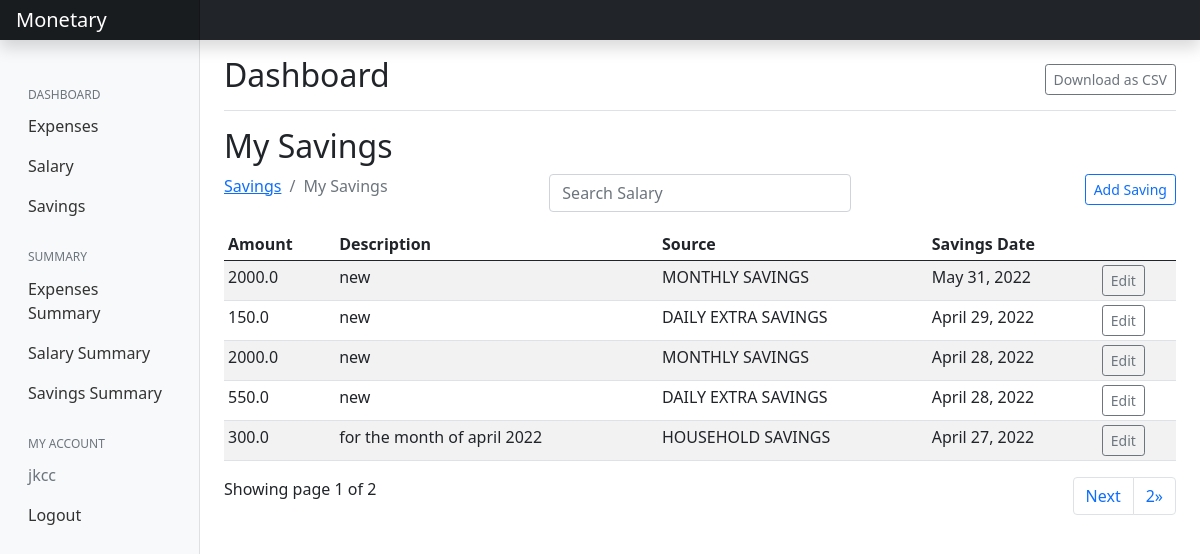
The app's page /saving/ (signed in) with its own data.
### saving/models.py (models this page shows, shortened)
class Saving(models.Model):
    amount = models.FloatField()
    date = models.DateField(default=now)
    description = models.TextField()
    owner = models.ForeignKey(to=User, on_delete=models.CASCADE)
    source = models.CharField(max_length=200)
    class Meta:
        ordering = ['-date']

### saving/views.py (the view)
# urls.py: path('', views.index, name="expenses"),
@login_required(login_url='/accounts/login')
def index(request):
    sources = Source.objects.all()
    saving = Saving.objects.filter(owner=request.user)
    paginator = Paginator(saving, 5)
    page_num = request.GET.get('page')
    page_obj = Paginator.get_page(paginator, page_num)
    context = {
        'saving': saving,
        'page_obj': page_obj
    }
    return render(request, 'saving/index.html', context)

### saving/templates/saving/index.html (shortened to what this page needs)
{% extends 'base.html' %}
{% load static %}
{% block content %}
{% if saving.count %}
<div class="d-flex justify-content-between flex-wrap flex-md-nowrap align-items-center pt-3 pb-2 mb-3 border-bottom">
    <h1 class="h2">Dashboard</h1>
    <div class="btn-toolbar mb-2 mb-md-0">
       <a href="{% url 'saving-csv' %}" class="btn btn-outline-secondary btn-sm">Download as CSV</a>
    </div>
</div>
<h2>My Savings</h2>
<div class="row">
    <div class="col-md-4">
        <nav aria-label="breadcrumb">
            <ol class="breadcrumb">
                <li class="breadcrumb-item"><a href="{% url 'salary' %}">Savings</a></li>
                <li class="breadcrumb-item active" aria-current="page">My Savings</li>
            </ol>
        </nav>
    </div>
    <div class="col-md-4">
        <div class="form-group">
            <input type="text" class="form-control mb-3" id="searchField" placeholder="Search Salary">
        </div>
    </div>
    <div class="col-md-4">
        <a href="{% url 'add-saving' %}" class="btn btn-outline-primary btn-sm mb-3 float-end">Add Saving</a>
    </div>
</div>
<div class="app-table table-responsive">
    <table class="table table-striped table-sm">
        <thead>
            <tr>
                <th>Amount</th>
                <th>Description</th>
                <th>Source</th>
                <th>Savings Date</th>
                <th></th>
            </tr>
        </thead>
        <tbody>
            {% for saving in page_obj %}
            <tr>
                <td>{{saving.amount}}</td>
                <td>{{saving.description}}</td>
                <td>{{saving.source}}</td>
                <td>{{saving.date}}</td>
                <td><a href="{% url 'saving-edit' saving.id %}" class="btn btn-outline-secondary btn-sm">Edit</a></td>
            </tr>
            {% endfor %}
        </tbody>
    </table>
</div>
<div class="pagination-container">
    <div>
        Showing page {{ page_obj.number }} of {{ page_obj.paginator.num_pages }}
        <ul class="pagination align-right float-end mr-auto">
            {% if page_obj.has_next %}
            <li class="page-item"><a class="page-link" href="?page={{ page_obj.next_page_number }}">Next</a>
            </li>
            <li class="page-item"><a class="page-link"
                    href="?page={{ page_obj.paginator.num_pages }}">{{ page_obj.paginator.num_pages }}&raquo;</a>
            </li>
            {% endif %}
        </ul>
    </div>
</div>
{% endif %}
{% endblock %}

### templates/base.html (shortened to what this page needs)
{% load static %}
<!doctype html>
<html lang="en">
<head>
    <link href="{% static 'css/main.css' %}" rel="stylesheet">
    <link href="https://cdn.jsdelivr.net/npm/bootstrap@5.0.2/dist/css/bootstrap.min.css" rel="stylesheet"
>
</head>
<body>
    <header class="navbar navbar-dark bg-dark sticky-top flex-md-nowrap p-0 shadow">
        <a class="navbar-brand col-md-3 col-lg-2 me-0 px-3" href="{% url 'expenses' %}">Monetary</a>
    </header>
    <div class="container-fluid">
        <div class="row">
            <nav id="sidebarOption" class="col-md-3 col-lg-2 d-md-block bg-light sidebar collapse">
                <div class="position-sticky pt-3">
                    <ul class="nav flex-column">
                        <h6
                            class="sidebar-heading d-flex justify-content-between align-items-center px-3 mt-4 mb-1 text-muted">
                            <span>Dashboard</span>
                        </h6>
                        <li class="nav-item">
                            <a class="nav-link" href="{% url 'expenses' %}">
                                Expenses
                            </a>
                        </li>
                        <li class="nav-item">
                            <a class="nav-link" href="{% url 'salary' %}">
                                Salary
                            </a>
                        </li>
                        <li class="nav-item">
                            <a class="nav-link" href="{% url 'saving' %}">
                                Savings
                            </a>
                        </li>
                    </ul>
                    <h6
                        class="sidebar-heading d-flex justify-content-between align-items-center px-3 mt-4 mb-1 text-muted">
                        <span>Summary</span>
                    </h6>
                    <ul class="nav flex-column mb-2">
                        <li class="nav-item">
                            <a class="nav-link" href="{% url 'stats' %}">
                                Expenses Summary
                            </a>
                        </li>
                        <li class="nav-item">
                            <a class="nav-link" href="{% url 'salary-stats' %}">
                                Salary Summary
                            </a>
                        </li>
                        <li class="nav-item">
                            <a class="nav-link" href="{% url 'saving-stats' %}">
                                Savings Summary
                            </a>
                        </li>
                    </ul>
                    <h6
                        class="sidebar-heading d-flex justify-content-between align-items-center px-3 mt-4 mb-1 text-muted">
                        <span>My Account</span>
                    </h6>
                    <ul class="nav flex-column mb-2">
                        {% if user.is_authenticated %}
                            <li class="nav-item">
                                <a class="nav-link disabled" href="#">{{ request.user.username }}</a>
                            </li>
                            <li class="nav-item">
                                <a class="nav-link" href="{% url 'account_logout' %}">Logout</a>
                            </li>
                        {% endif %}
                    </ul>
                </div>
            </nav>
            <main class="col-md-9 ms-sm-auto col-lg-10 px-md-4">
                {% block content %}
                {% endblock %}
            </main>
        </div>
    </div>
</body>
</html>

### static/css/main.css (style rules this page uses)
body { font-size: .875rem; }
.sidebar { position: fixed; top: 0; bottom: 0; left: 0; z-index: 100; padding: 48px 0 0; box-shadow: inset -1px 0 0 rgba(0, 0, 0, .1); }
.sidebar .nav-link { font-weight: 500; color: #333; }
.sidebar-heading { font-size: .75rem; text-transform: uppercase; }
.navbar-brand { padding-top: .75rem; padding-bottom: .75rem; font-size: 1rem; background-color: rgba(0, 0, 0, .25); box-shadow: inset -1px 0 0 rgba(0, 0, 0, .25); }

### records on screen
Saving: amount "2000.0", description "new", source "MONTHLY SAVINGS", date "May 31, 2022"
Saving: amount "150.0", description "new", source "DAILY EXTRA SAVINGS", date "April 29, 2022"
Saving: amount "2000.0", description "new", source "MONTHLY SAVINGS", date "April 28, 2022"
Saving: amount "550.0", description "new", source "DAILY EXTRA SAVINGS", date "April 28, 2022"
Saving: amount "300.0", description "for the month of april 2022", source "HOUSEHOLD SAVINGS", date "April 27, 2022"

### other values on screen
{{ request.user.username }} "jkcc"
{{ page_obj.number }} "1"
{{ page_obj.paginator.num_pages }} "2"
